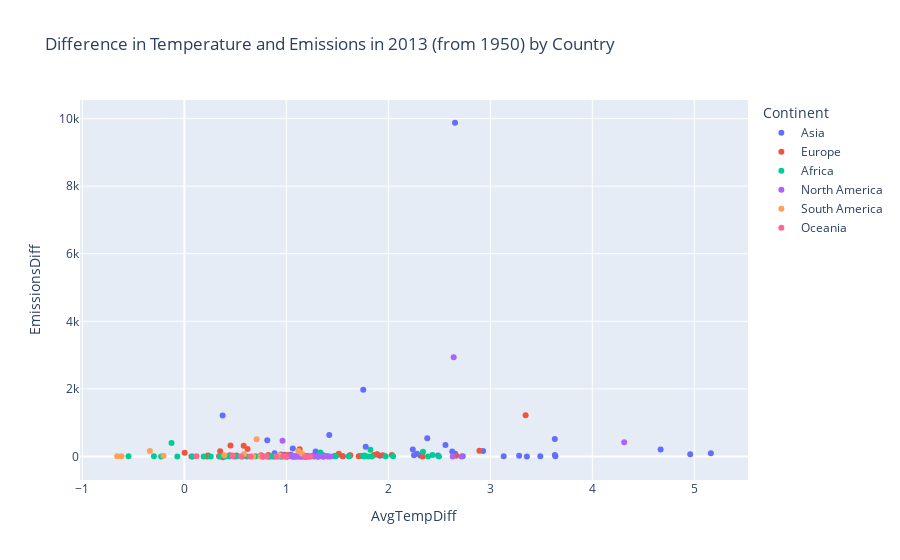

Notebook code for this chart:
### Code cell
fig = px.scatter(merged, x="AvgTempDiff", y="EmissionsDiff",color='Continent', hover_data=['Country'], title="Difference in Temperature and Emissions in 2013 (from 1950) by Country")
fig.show()
fig.write_image('./visualizations/scatter_difference_in_temp_and_emissions_2013.png')

### Figure 1 — Plotly figure (JSON) as saved in the notebook; plotly's stock layout.template omitted (floating-point values rounded to 4 significant figures)
{"data": [{"customdata": [["Afghanistan"], ["Armenia"], ["Azerbaijan"], ["Bahrain"], ["Bangladesh"], ["Bhutan"], ["Cambodia"], ["China"], ["Cyprus"], ["Georgia"], ["India"], ["Indonesia"], ["Iran"], ["Iraq"], ["Israel"], ["Japan"], ["Jordan"], ["Kazakhstan"], ["Kuwait"], ["Kyrgyzstan"], ["Laos"], ["Lebanon"], ["Malaysia"], ["Mongolia"], ["Nepal"], ["North Korea"], ["Oman"], ["Pakistan"], ["Philippines"], ["Qatar"], ["Saudi Arabia"], ["Singapore"], ["South Korea"], ["Sri Lanka"], ["Syria"], ["Tajikistan"], ["Thailand"], ["Timor-Leste"], ["Turkey"], ["Turkmenistan"], ["United Arab Emirates"], ["Uzbekistan"], ["Vietnam"], ["Yemen"]], "hovertemplate": "Continent=Asia<br>AvgTempDiff=%{x}<br>EmissionsDiff=%{y}<br>Country=%{customdata[0]}<extra></extra>", "legendgroup": "Asia", "marker": {"color": "#636efa", "symbol": "circle"}, "mode": "markers", "name": "Asia", "orientation": "v", "showlegend": true, "type": "scatter", "x": [3.49, 3.131, 3.283, 2.487, 0.9472, 1.365, 1.47, 2.654, 1.554, 2.729, 1.754, 0.8127, 3.632, 2.929, 1.513, 0.3753, 1.918, 4.67, 2.656, 3.638, 1.614, 1.483, 1.063, 3.633, 1.3, 1.266, 1.891, 2.626, 0.8846, 2.281, 2.382, 1.043, 1.421, 1.201, 2.252, 3.358, 1.778, 0.8858, 2.56, 4.96, 2.24, 5.162, 1.287, 2.314], "xaxis": "x", "y": [9.166, 4.053, 24.6, 29.78, 60.81, 0.8528, 5.637, 9877.0, 6.317, 5.257, 1976.0, 479.2, 513.8, 163.2, 61.43, 1213.0, 23.65, 206.3, 83.34, 5.786, 4.261, 20.65, 238.5, 43.19, 6.192, 26.23, 65.25, 146.2, 92.43, 83.64, 539.4, 48.97, 632.4, 13.05, 33.6, 0.6971, 289.4, 0.5313, 337.7, 64.95, 205.8, 95.1, 150.0, 27.1], "yaxis": "y"}, {"customdata": [["Albania"], ["Andorra"], ["Austria"], ["Belarus"], ["Belgium"], ["Bosnia and Herzegovina"], ["Bulgaria"], ["Croatia"], ["Czech Republic"], ["Denmark"], ["Estonia"], ["Faroe Islands"], ["Finland"], ["France"], ["Germany"], ["Greece"], ["Hungary"], ["Iceland"], ["Ireland"], ["Italy"], ["Latvia"], ["Liechtenstein"], ["Lithuania"], ["Luxembourg"], ["Malta"], ["Moldova"], ["Montenegro"], ["Netherlands"], ["North Macedonia"], ["Norway"], ["Poland"], ["Portugal"], ["Romania"], ["Russia"], ["Serbia"], ["Slovakia"], ["Slovenia"], ["Spain"], ["Sweden"], ["Switzerland"], ["Ukraine"], ["United Kingdom"]], "hovertemplate": "Continent=Europe<br>AvgTempDiff=%{x}<br>EmissionsDiff=%{y}<br>Country=%{customdata[0]}<extra></extra>", "legendgroup": "Europe", "marker": {"color": "#EF553B", "symbol": "circle"}, "mode": "markers", "name": "Europe", "orientation": "v", "showlegend": true, "type": "scatter", "x": [1.181, 0.4959, 1.019, 2.035, 0.231, 1.175, 1.947, 1.159, 0.9833, 2.666, 1.726, 0.07012, 1.858, 0.3514, 0.5818, 1.515, 1.621, 1.067, 0.5129, 0.4524, 1.552, 0.5669, 1.337, 0.3402, 0.224, 2.335, 1.312, 0.003167, 1.709, 0.7516, 1.131, 0.8232, 1.886, 3.346, 1.627, 1.303, 1.107, 0.6196, 1.131, 0.4466, 2.893, 0.3783], "xaxis": "x", "y": [4.991, 0.4763, 46.87, 45.28, 26.47, 19.14, 35.18, 15.56, 48.86, 19.79, 12.85, 0.6082, 45.16, 156.2, 320.5, 77.59, 25.22, 2.74, 27.56, 328.2, 2.843, 0.1925, 6.36, 2.906, 2.134, -2.091, 1.888, 113.4, 5.825, 36.15, 210.5, 42.55, 59.51, 1218.0, 36.82, 17.05, 12.94, 220.1, 16.7, 32.95, 165.6, -23.18], "yaxis": "y"}, {"customdata": [["Algeria"], ["Angola"], ["Benin"], ["Botswana"], ["Burkina Faso"], ["Burundi"], ["Cabo Verde"], ["Cameroon"], ["Central African Republic"], ["Chad"], ["Comoros"], ["Congo"], ["Djibouti"], ["Egypt"], ["Equatorial Guinea"], ["Eritrea"], ["Eswatini"], ["Ethiopia"], ["Gabon"], ["Gambia"], ["Ghana"], ["Guinea"], ["Guinea Bissau"], ["Kenya"], ["Lesotho"], ["Liberia"], ["Libya"], ["Madagascar"], ["Malawi"], ["Mali"], ["Mauritania"], ["Mauritius"], ["Mayotte"], ["Morocco"], ["Mozambique"], ["Namibia"], ["Niger"], ["Nigeria"], ["Rwanda"], ["Réunion"], ["Sao Tome and Principe"], ["Senegal"], ["Seychelles"], ["Sierra Leone"], ["Somalia"], ["South Africa"], ["Sudan"], ["Tanzania"], ["Togo"], ["Tunisia"], ["Uganda"], ["Zambia"], ["Zimbabwe"]], "hovertemplate": "Continent=Africa<br>AvgTempDiff=%{x}<br>EmissionsDiff=%{y}<br>Country=%{customdata[0]}<extra></extra>", "legendgroup": "Africa", "marker": {"color": "#00cc96", "symbol": "circle"}, "mode": "markers", "name": "Africa", "orientation": "v", "showlegend": true, "type": "scatter", "x": [2.34, 0.936, 0.9989, -0.2984, 1.614, 0.8197, 0.1892, 0.8749, 0.959, 1.763, 0.9172, 0.442, 2.389, 1.824, 0.5147, 1.838, -0.069, 1.973, 0.4043, 1.306, 1.025, 1.361, 1.273, 0.9898, -0.2276, 0.9948, 2.433, 0.4528, 0.2583, 2.047, 1.8, 0.946, 0.869, 1.352, 0.08058, 0.8319, 2.496, 1.334, 0.844, 1.2, 0.6127, 1.484, 0.9425, 1.007, 1.406, -0.1258, 1.752, 0.6991, 0.7769, 1.765, 1.057, 0.3483, -0.5477], "xaxis": "x", "y": [137.0, 24.53, 4.566, 5.663, 2.864, 0.3892, 0.392, 7.71, 0.1172, 1.485, 0.1832, 5.892, 0.5457, 201.2, 8.185, 0.6208, 1.396, 9.693, 5.927, 0.4104, 13.7, 2.11, 0.2382, 12.0, 2.334, 0.8266, 43.32, 2.904, 0.9285, 2.743, 2.169, 3.866, 0.2906, 54.05, 2.681, 2.568, 2.071, 114.1, 0.7654, 4.337, 0.1209, 7.853, 0.414, 0.85, 0.5826, 397.6, 16.5, 9.412, 1.617, 26.36, 3.648, 2.086, 8.492], "yaxis": "y"}, {"customdata": [["Anguilla"], ["Antigua and Barbuda"], ["Aruba"], ["Bahamas"], ["Barbados"], ["Belize"], ["Bonaire"], ["British Virgin Islands"], ["Canada"], ["Costa Rica"], ["Cuba"], ["Dominica"], ["Dominican Republic"], ["El Salvador"], ["Greenland"], ["Grenada"], ["Guadeloupe"], ["Guatemala"], ["Haiti"], ["Honduras"], ["Jamaica"], ["Martinique"], ["Mexico"], ["Montserrat"], ["Nicaragua"], ["Panama"], ["Puerto Rico"], ["Saint Kitts and Nevis"], ["Saint Lucia"], ["Saint Pierre and Miquelon"], ["Saint Vincent and the Grenadines"], ["Sint Maarten"], ["Trinidad and Tobago"], ["Turks and Caicos Islands"], ["United States"]], "hovertemplate": "Continent=North America<br>AvgTempDiff=%{x}<br>EmissionsDiff=%{y}<br>Country=%{customdata[0]}<extra></extra>", "legendgroup": "North America", "marker": {"color": "#ab63fa", "symbol": "circle"}, "mode": "markers", "name": "North America", "orientation": "v", "showlegend": true, "type": "scatter", "x": [1.097, 1.197, 1.053, 1.012, 1.07, 1.43, 1.16, 1.315, 4.312, 1.089, 1.106, 1.124, 1.052, 1.268, 2.717, 1.152, 1.209, 1.39, 1.071, 1.361, 1.402, 1.124, 0.9625, 1.229, 1.184, 1.242, 1.175, 1.19, 1.138, 2.631, 1.178, 1.097, 1.119, 1.081, 2.641], "xaxis": "x", "y": [0.1172, 0.4617, 0.4515, 2.649, 1.364, 0.4214, -0.003976, 0.2015, 418.5, 7.346, 22.52, 0.1685, 20.92, 5.827, 0.4623, 0.2968, 2.374, 12.19, 2.593, 9.064, 8.221, 2.178, 465.0, 0.04763, 4.415, 9.99, 0, 0.2235, 0.4836, 0.0513, 0.2162, -0.01453, 43.47, 0.2858, 2939.0], "yaxis": "y"}, {"customdata": [["Argentina"], ["Bolivia"], ["Brazil"], ["Chile"], ["Colombia"], ["Ecuador"], ["French Guiana"], ["Guyana"], ["Paraguay"], ["Peru"], ["Suriname"], ["Uruguay"], ["Venezuela"]], "hovertemplate": "Continent=South America<br>AvgTempDiff=%{x}<br>EmissionsDiff=%{y}<br>Country=%{customdata[0]}<extra></extra>", "legendgroup": "South America", "marker": {"color": "#FFA15A", "symbol": "circle"}, "mode": "markers", "name": "South America", "orientation": "v", "showlegend": true, "type": "scatter", "x": [-0.338, -0.2043, 0.7091, 0.5854, 1.154, 0.9297, 0.7481, 0.6637, -0.6163, 0.3923, 0.6734, -0.6589, 1.119], "xaxis": "x", "y": [159.6, 18.49, 512.8, 73.29, 80.61, 38.92, 0.6853, 1.645, 5.11, 38.48, 2.627, 5.039, 160.2], "yaxis": "y"}, {"customdata": [["Christmas Island"], ["Fiji"], ["French Polynesia"], ["Kiribati"], ["Micronesia"], ["New Caledonia"], ["New Zealand"], ["Niue"], ["Palau"], ["Papua New Guinea"], ["Samoa"], ["Solomon Islands"], ["Tonga"]], "hovertemplate": "Continent=Oceania<br>AvgTempDiff=%{x}<br>EmissionsDiff=%{y}<br>Country=%{customdata[0]}<extra></extra>", "legendgroup": "Oceania", "marker": {"color": "#FF6692", "symbol": "circle"}, "mode": "markers", "name": "Oceania", "orientation": "v", "showlegend": true, "type": "scatter", "x": [1.186, 0.6473, 0.9975, 1.235, 0.9683, 0.1198, 0.4705, 0.7703, 0.7705, 0.4755, 0.9019, 0.5552, 0.8075], "xaxis": "x", "y": [0, 0.916, 0.8794, 0.0513, 0.1356, 3.629, 26.67, 0.007328, 0.2272, 5.375, 0.1905, 0.3737, 0.1063], "yaxis": "y"}], "layout": {"legend": {"title": {"text": "Continent"}, "tracegroupgap": 0}, "title": {"text": "Difference in Temperature and Emissions in 2013 (from 1950) by Country"}, "xaxis": {"anchor": "y", "domain": [0, 1], "title": {"text": "AvgTempDiff"}}, "yaxis": {"anchor": "x", "domain": [0, 1], "title": {"text": "EmissionsDiff"}}}}
